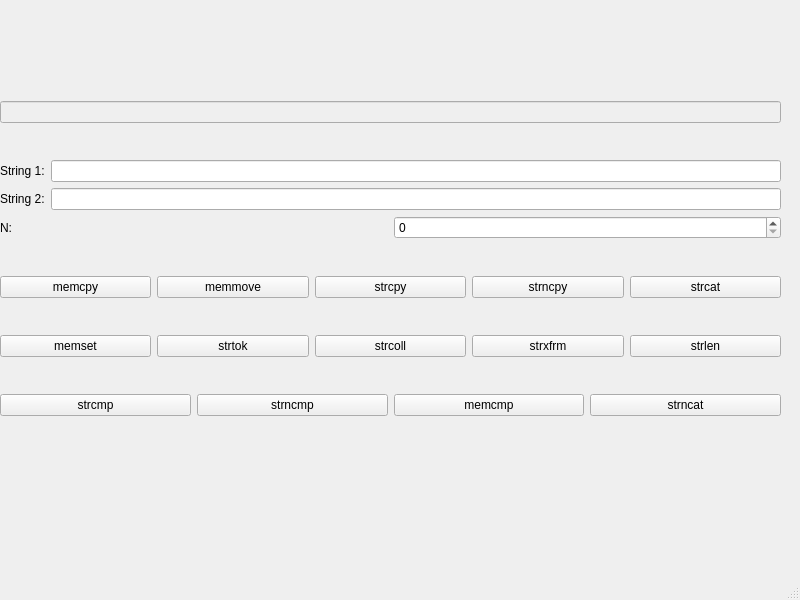
<?xml version="1.0" encoding="UTF-8"?>
<ui version="4.0">
 <class>MainWindow</class>
 <widget class="QMainWindow" name="MainWindow">
  <property name="geometry">
   <rect>
    <x>0</x>
    <y>0</y>
    <width>800</width>
    <height>600</height>
   </rect>
  </property>
  <property name="windowTitle">
   <string>MainWindow</string>
  </property>
  <widget class="QWidget" name="centralwidget">
   <widget class="QWidget" name="layoutWidget">
    <property name="geometry">
     <rect>
      <x>0</x>
      <y>70</y>
      <width>781</width>
      <height>381</height>
     </rect>
    </property>
    <layout class="QVBoxLayout" name="verticalLayout">
     <item>
      <widget class="QLineEdit" name="ln_ans">
       <property name="enabled">
        <bool>false</bool>
       </property>
      </widget>
     </item>
     <item>
      <layout class="QVBoxLayout" name="verticalLayout_2">
       <item>
        <layout class="QHBoxLayout" name="horizontalLayout_5">
         <item>
          <widget class="QLabel" name="label">
           <property name="text">
            <string>String 1:</string>
           </property>
          </widget>
         </item>
         <item>
          <widget class="QLineEdit" name="ln_str1"/>
         </item>
        </layout>
       </item>
       <item>
        <layout class="QHBoxLayout" name="horizontalLayout_4">
         <item>
          <widget class="QLabel" name="label_2">
           <property name="text">
            <string>String 2:</string>
           </property>
          </widget>
         </item>
         <item>
          <widget class="QLineEdit" name="ln_str2"/>
         </item>
        </layout>
       </item>
       <item>
        <layout class="QHBoxLayout" name="horizontalLayout_6">
         <item>
          <widget class="QLabel" name="label_3">
           <property name="text">
            <string>N:</string>
           </property>
          </widget>
         </item>
         <item>
          <widget class="QSpinBox" name="spb_N"/>
         </item>
        </layout>
       </item>
      </layout>
     </item>
     <item>
      <layout class="QHBoxLayout" name="horizontalLayout_3">
       <item>
        <widget class="QPushButton" name="bnt_memcpy">
         <property name="text">
          <string>memcpy</string>
         </property>
        </widget>
       </item>
       <item>
        <widget class="QPushButton" name="bnt_memmove">
         <property name="text">
          <string>memmove</string>
         </property>
        </widget>
       </item>
       <item>
        <widget class="QPushButton" name="bnt_strcpy">
         <property name="text">
          <string>strcpy</string>
         </property>
        </widget>
       </item>
       <item>
        <widget class="QPushButton" name="bnt_strncpy">
         <property name="text">
          <string>strncpy</string>
         </property>
        </widget>
       </item>
       <item>
        <widget class="QPushButton" name="bnt_strcat">
         <property name="text">
          <string>strcat</string>
         </property>
        </widget>
       </item>
      </layout>
     </item>
     <item>
      <layout class="QHBoxLayout" name="horizontalLayout_2">
       <item>
        <widget class="QPushButton" name="bnt_memset">
         <property name="text">
          <string>memset</string>
         </property>
        </widget>
       </item>
       <item>
        <widget class="QPushButton" name="bnt_strtok">
         <property name="text">
          <string>strtok</string>
         </property>
        </widget>
       </item>
       <item>
        <widget class="QPushButton" name="bnt_strcoll">
         <property name="text">
          <string>strcoll</string>
         </property>
        </widget>
       </item>
       <item>
        <widget class="QPushButton" name="bnt_strxfrm">
         <property name="text">
          <string>strxfrm</string>
         </property>
        </widget>
       </item>
       <item>
        <widget class="QPushButton" name="bnt_strlen">
         <property name="text">
          <string>strlen</string>
         </property>
        </widget>
       </item>
      </layout>
     </item>
     <item>
      <layout class="QHBoxLayout" name="horizontalLayout">
       <item>
        <widget class="QPushButton" name="bnt_strcmp">
         <property name="text">
          <string>strcmp</string>
         </property>
        </widget>
       </item>
       <item>
        <widget class="QPushButton" name="bnt_strncmp">
         <property name="text">
          <string>strncmp</string>
         </property>
        </widget>
       </item>
       <item>
        <widget class="QPushButton" name="bnt_memcmp">
         <property name="text">
          <string>memcmp</string>
         </property>
        </widget>
       </item>
       <item>
        <widget class="QPushButton" name="bnt_strncat">
         <property name="text">
          <string>strncat</string>
         </property>
        </widget>
       </item>
      </layout>
     </item>
    </layout>
   </widget>
  </widget>
  <widget class="QMenuBar" name="menubar">
   <property name="geometry">
    <rect>
     <x>0</x>
     <y>0</y>
     <width>800</width>
     <height>22</height>
    </rect>
   </property>
  </widget>
  <widget class="QStatusBar" name="statusbar"/>
 </widget>
 <resources/>
 <connections/>
</ui>
